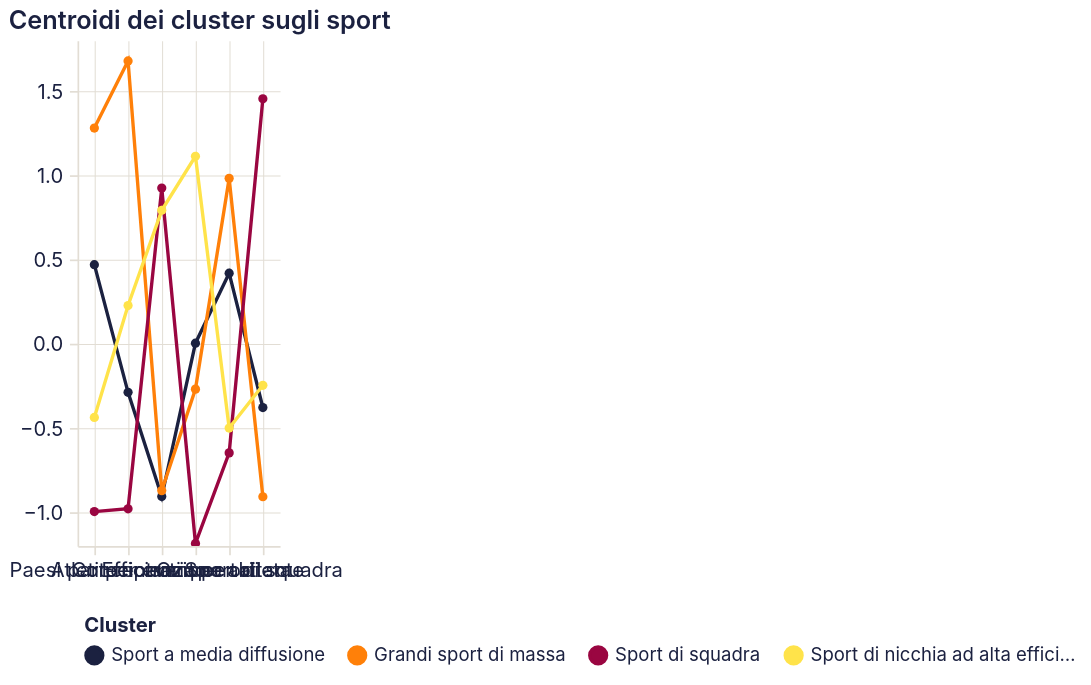

Specify this chart in Vega-Lite:
### Vega-Lite specification from a JSON file in a GitHub repository (floating-point values rounded to 4 significant figures)
{"$schema": "https://vega.github.io/schema/vega-lite/v5.20.1.json", "config": {"arc": {"fill": "#1b2140"}, "area": {"fill": "#1b2140", "fillOpacity": 0.15, "line": true}, "axis": {"domainColor": "#e2ddd4", "grid": true, "gridColor": "#e2ddd4", "gridWidth": 0.6, "labelAngle": 0, "labelColor": "#1b2140", "labelFont": "Inter, system-ui, -apple-system, BlinkMacSystemFont, 'Segoe UI', Roboto, sans-serif", "labelFontSize": 12, "labelFontWeight": 400, "labelPadding": 4, "tickColor": "#e2ddd4", "tickSize": 5, "titleColor": "#1b2140", "titleFont": "Inter, system-ui, -apple-system, BlinkMacSystemFont, 'Segoe UI', Roboto, sans-serif", "titleFontSize": 12, "titleFontWeight": 600}, "axisBand": {"grid": false}, "background": "transparent", "bar": {"fill": "#1b2140"}, "legend": {"labelColor": "#1b2140", "labelFont": "Inter, system-ui, -apple-system, BlinkMacSystemFont, 'Segoe UI', Roboto, sans-serif", "labelFontSize": 11, "padding": 4, "symbolType": "circle", "titleColor": "#1b2140", "titleFont": "Inter, system-ui, -apple-system, BlinkMacSystemFont, 'Segoe UI', Roboto, sans-serif", "titleFontSize": 12}, "line": {"stroke": "#1b2140", "strokeWidth": 2}, "mark": {"color": "#1b2140"}, "path": {"stroke": "#1b2140"}, "point": {"fill": "#1b2140", "filled": true}, "range": {"category": ["#1b2140", "#ff8009", "#9a0641", "#ffe34a", "#e7b6af", "#0088b0", "#e03830"]}, "rect": {"fill": "#1b2140"}, "shape": {"stroke": "#1b2140"}, "symbol": {"fill": "#1b2140"}, "title": {"anchor": "start", "color": "#1b2140", "font": "Inter, system-ui, -apple-system, BlinkMacSystemFont, 'Segoe UI', Roboto, sans-serif", "fontSize": 15, "fontWeight": 600, "subtitleColor": "#1b2140", "subtitleFont": "Inter, system-ui, -apple-system, BlinkMacSystemFont, 'Segoe UI', Roboto, sans-serif"}, "view": {"continuousHeight": 300, "continuousWidth": 400, "fill": null, "stroke": null}}, "data": {"name": "data-99d4e0640b59a09f26cc4fbd02172fdb"}, "datasets": {"data-99d4e0640b59a09f26cc4fbd02172fdb": [{"cluster": "Sport a media diffusione", "feature": "Paesi partecipanti", "valore": 0.4693}, {"cluster": "Grandi sport di massa", "feature": "Paesi partecipanti", "valore": 1.28}, {"cluster": "Sport di squadra", "feature": "Paesi partecipanti", "valore": -0.9962}, {"cluster": "Sport di nicchia ad alta efficienza", "feature": "Paesi partecipanti", "valore": -0.4375}, {"cluster": "Sport a media diffusione", "feature": "Atleti per evento", "valore": -0.2883}, {"cluster": "Grandi sport di massa", "feature": "Atleti per evento", "valore": 1.678}, {"cluster": "Sport di squadra", "feature": "Atleti per evento", "valore": -0.9796}, {"cluster": "Sport di nicchia ad alta efficienza", "feature": "Atleti per evento", "valore": 0.2268}, {"cluster": "Sport a media diffusione", "feature": "Concentrazione ori", "valore": -0.9072}, {"cluster": "Grandi sport di massa", "feature": "Concentrazione ori", "valore": -0.8717}, {"cluster": "Sport di squadra", "feature": "Concentrazione ori", "valore": 0.9239}, {"cluster": "Sport di nicchia ad alta efficienza", "feature": "Concentrazione ori", "valore": 0.7917}, {"cluster": "Sport a media diffusione", "feature": "Efficienza per atleta", "valore": 0.003348}, {"cluster": "Grandi sport di massa", "feature": "Efficienza per atleta", "valore": -0.2694}, {"cluster": "Sport di squadra", "feature": "Efficienza per atleta", "valore": -1.185}, {"cluster": "Sport di nicchia ad alta efficienza", "feature": "Efficienza per atleta", "valore": 1.112}, {"cluster": "Sport a media diffusione", "feature": "Ori per abitante", "valore": 0.4188}, {"cluster": "Grandi sport di massa", "feature": "Ori per abitante", "valore": 0.9814}, {"cluster": "Sport di squadra", "feature": "Ori per abitante", "valore": -0.6477}, {"cluster": "Sport di nicchia ad alta efficienza", "feature": "Ori per abitante", "valore": -0.5003}, {"cluster": "Sport a media diffusione", "feature": "Sport di squadra", "valore": -0.3785}, {"cluster": "Grandi sport di massa", "feature": "Sport di squadra", "valore": -0.9081}, {"cluster": "Sport di squadra", "feature": "Sport di squadra", "valore": 1.453}, {"cluster": "Sport di nicchia ad alta efficienza", "feature": "Sport di squadra", "valore": -0.2465}]}, "encoding": {"color": {"field": "cluster", "legend": {"columns": 4, "orient": "bottom"}, "sort": ["Sport a media diffusione", "Grandi sport di massa", "Sport di squadra", "Sport di nicchia ad alta efficienza"], "title": "Cluster", "type": "nominal"}, "tooltip": [{"field": "cluster", "type": "nominal"}, {"field": "feature", "type": "nominal"}, {"field": "valore", "type": "quantitative"}], "x": {"field": "feature", "sort": ["Paesi partecipanti", "Atleti per evento", "Concentrazione ori", "Efficienza per atleta", "Ori per abitante", "Sport di squadra"], "title": null, "type": "nominal"}, "y": {"field": "valore", "title": "", "type": "quantitative"}}, "height": 300, "mark": {"point": true, "type": "line"}, "params": [{"bind": "scales", "name": "param_1", "select": {"encodings": ["x", "y"], "type": "interval"}}], "title": "Centroidi dei cluster sugli sport", "width": "container"}
